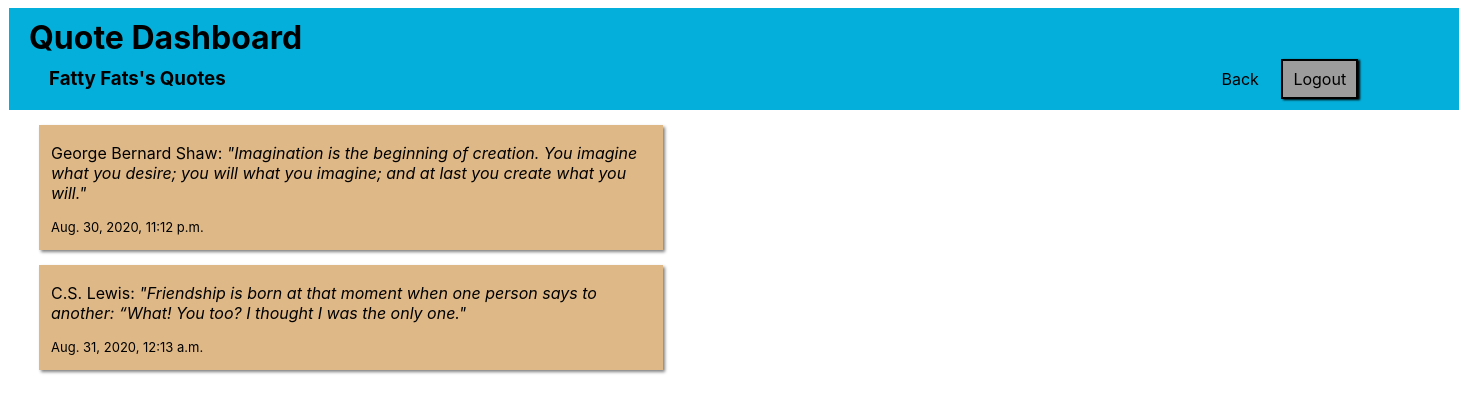
Page /user/4 on the committed database.
### quote_dash/models.py (models this page shows)
class User(models.Model):
    first_name = models.CharField(max_length=255)
    last_name = models.CharField(max_length=255)
    email = models.CharField(max_length=255)
    password = models.CharField(max_length=255)
    created_at = models.DateTimeField(auto_now_add=True)
    updated_at = models.DateTimeField(auto_now=True)
    objects = UserManager()

class Quote(models.Model):
    quote = models.TextField()
    author = models.CharField(max_length=255)
    user = models.ForeignKey(User, related_name="quotes", on_delete=models.CASCADE) #one to many
    liked_by = models.ManyToManyField(User, related_name="likes")  #many to many
    created_at = models.DateTimeField(auto_now_add=True)
    updated_at = models.DateTimeField(auto_now=True)
    objects = QuoteManager()

### quote_dash/views.py (the view)
# urls.py: path('user/<int:id>', views.viewUser),
def viewUser(request, id):
    context = {
        "this_user" : User.objects.get(id=id)
    }
    return render (request, 'user.html', context)

### quote_dash/templates/user.html (shortened to what this page needs)
<!DOCTYPE html>
<html lang="en">
<head>
    {% load static %}
    <link rel="stylesheet" href="{% static '/style_quote.css' %}">
</head>
<body>
    <div id="wrapper">
        <div id="header">
            <h1>Quote Dashboard</h1>
            <h3>{{this_user.first_name}} {{this_user.last_name}}'s Quotes</h3>
            <a id="back" href="/quotes">Back</a>
            <a id="logout" href="/logout">Logout</a>
        </div>
        {% for quote in this_user.quotes.all %}
        <div id="user_quotes">
            <p>{{quote.author}}: <span style="font-style: italic;">"{{quote.quote}}"</span></p>
            <p style="font-size: small;">{{quote.created_at}}</p>
        </div>
        {% endfor %}
    </div>
</body>
</html>

### quote_dash/static/style_quote.css (style rules this page uses)
* { font-family: -apple-system, BlinkMacSystemFont, 'Segoe UI', Roboto, Oxygen, Ubuntu, Cantarell, 'Open Sans', 'Helvetica Neue', sans-serif; }
#wrapper { width: 1450px; margin: auto; }
#wrapper > * { vertical-align: top; }
#header { background-color: #04b0db; padding: 10px 20px; }
#header h1 { margin: 0px; text-align: left; display: block; }
#header h3 { display: inline-block; padding: 0px 20px; margin: 10px 0px; width: 1130px; }
#edit_acc, #back { margin: 0px 10px; padding: 8px 8px; color: black; text-decoration: none; }
#logout { border: 2px solid black; padding: 8px 10px; background-color: rgb(156, 156, 156); box-shadow: black 2px 1px 2px; text-decoration: none; color: black; }
#user_quotes { padding: 0px 10px; margin: 15px 30px; width: 600px; border: solid 2px burlywood; background-color: burlywood; box-shadow: gray 2px 2px 3px; }

### rows in the picture
User: first_name "Fatty", last_name "Fats"
Quote: author "George Bernard Shaw", quote "Imagination is the beginning of creation. You imagine what you desire; you will what you imagine; and at last you create what you will.", created_at "Aug. 30, 2020, 11:12 p.m."
Quote: author "C.S. Lewis", quote "Friendship is born at that moment when one person says to another: “What! You too? I thought I was the only one.", created_at "Aug. 31, 2020, 12:13 a.m."
